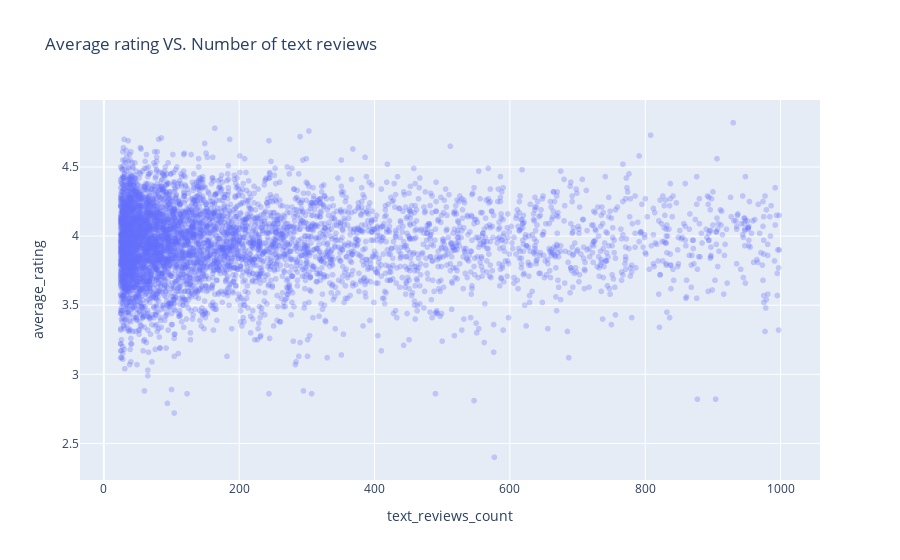

Notebook code for this chart:
### Code cell
df_for_fig = rated_books[rated_books["text_reviews_count"] < 1000] 

fig = px.scatter(df_for_fig, x= df_for_fig["text_reviews_count"], y= df_for_fig["average_rating"], opacity = 0.3, 
                 title = "Average rating VS. Number of text reviews")
fig.show()

### Figure 1 — Plotly figure (JSON) as saved in the notebook; plotly's stock layout.template omitted (floating-point values rounded to 4 significant figures; data arrays with more than 128 entries replaced by an {"elided": "..."} marker saying what was removed)
{"data": [{"hovertemplate": "text_reviews_count=%{x}<br>average_rating=%{y}<extra></extra>", "legendgroup": "", "marker": {"color": "#636efa", "opacity": 0.3, "symbol": "circle"}, "mode": "markers", "name": "", "showlegend": false, "type": "scattergl", "x": {"elided": "5497 int values"}, "xaxis": "x", "y": {"elided": "5497 float values"}, "yaxis": "y"}], "layout": {"legend": {"tracegroupgap": 0}, "title": {"text": "Average rating VS. Number of text reviews"}, "xaxis": {"anchor": "y", "domain": [0, 1], "title": {"text": "text_reviews_count"}}, "yaxis": {"anchor": "x", "domain": [0, 1], "title": {"text": "average_rating"}}}}
